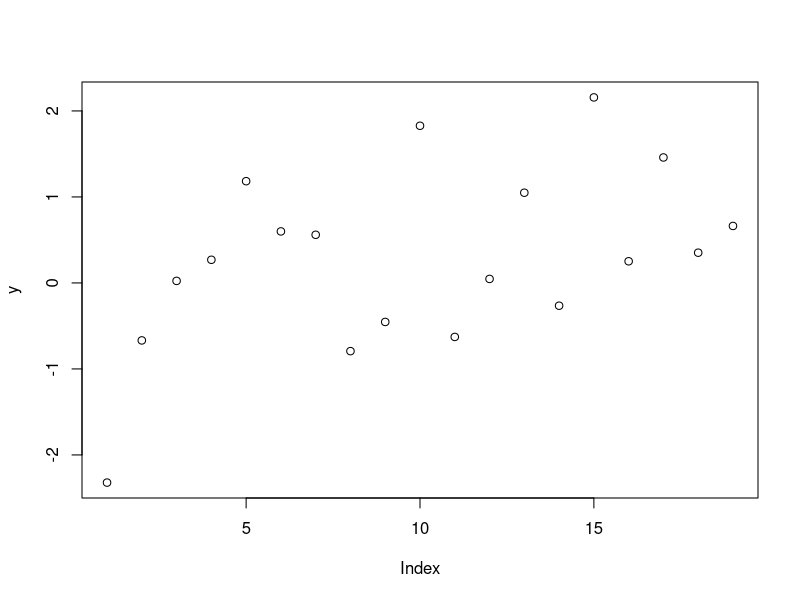
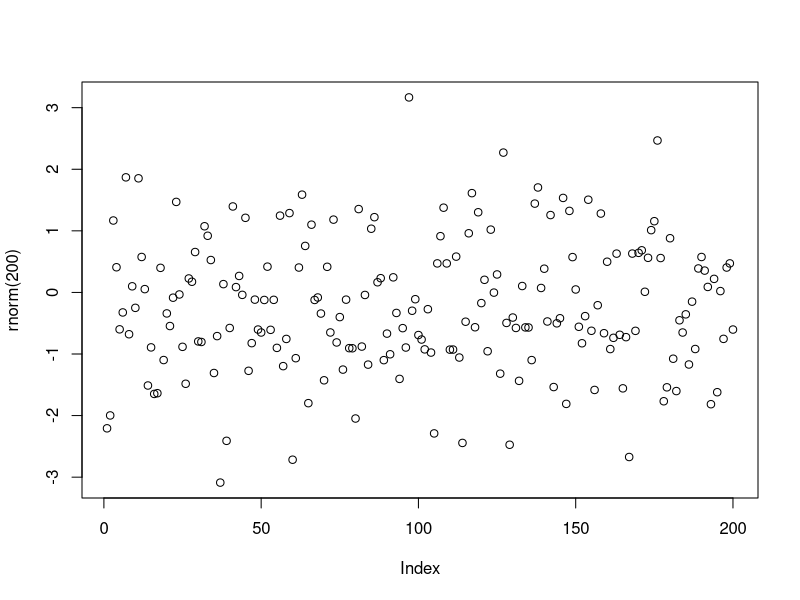
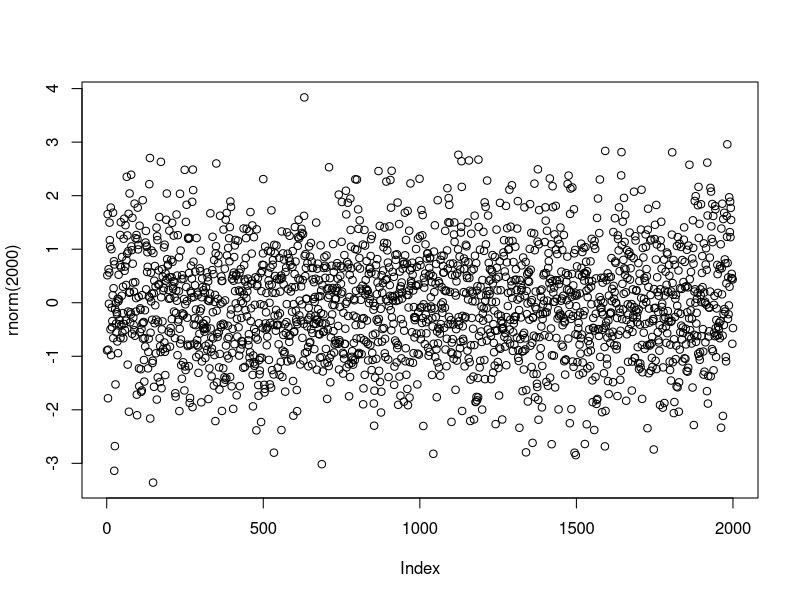

The R script that drew these images, in order:
###################################################
### chunk number 1: 
###################################################
x <- 1:10
x 


###################################################
### chunk number 2: 
###################################################
y <- rnorm(19)
plot(y)


###################################################
### chunk number 3: 
###################################################
plot(rnorm(200))


###################################################
### chunk number 4: 
###################################################
plot(rnorm(2000))


